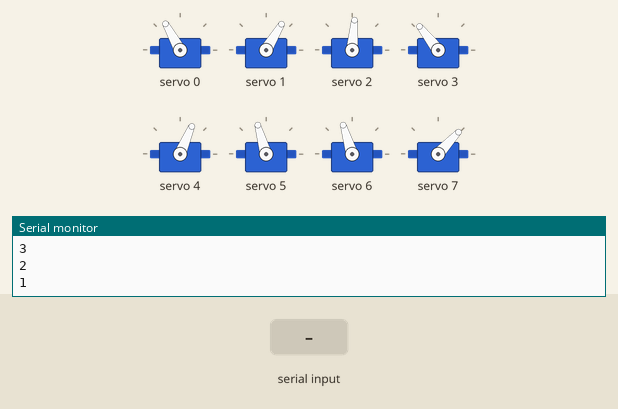
The sketch below on a simulated ESP32. Parts: 8 × servo, the last lines printed to the serial monitor. Inputs (shaded band) come from the test bench.

Above: at 12.2 s.
12.3 s: "2" received over Serial
At 12.86 s:
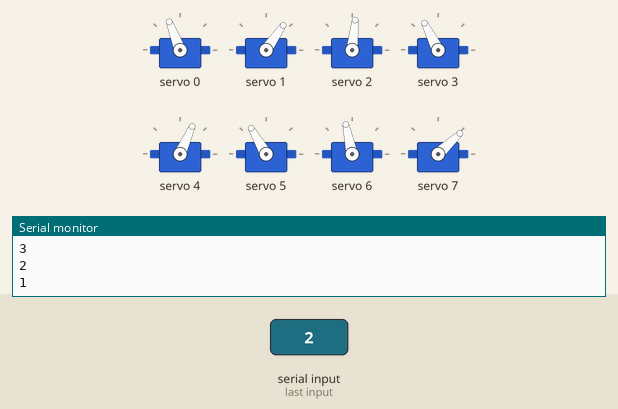
At 13.36 s:
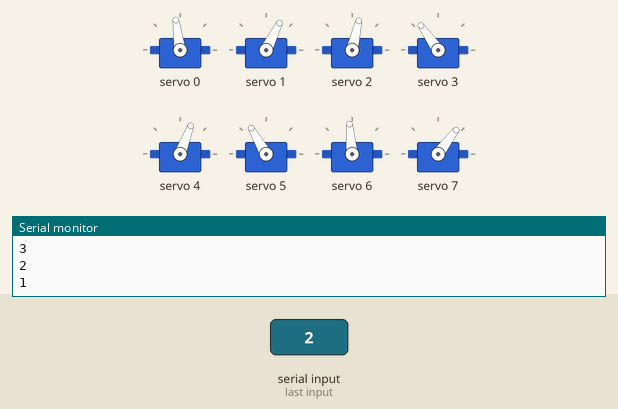
15.3 s: "1" received over Serial
18.3 s: "0" received over Serial
At 19.0 s:
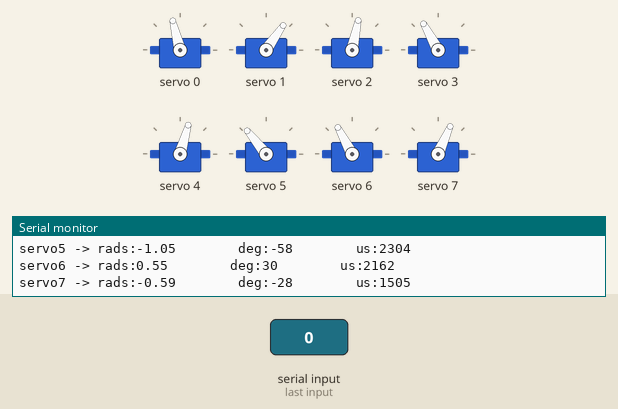
Timing chart, 0 to 21.3 s (numbered marks = the images above; inputs shaded):
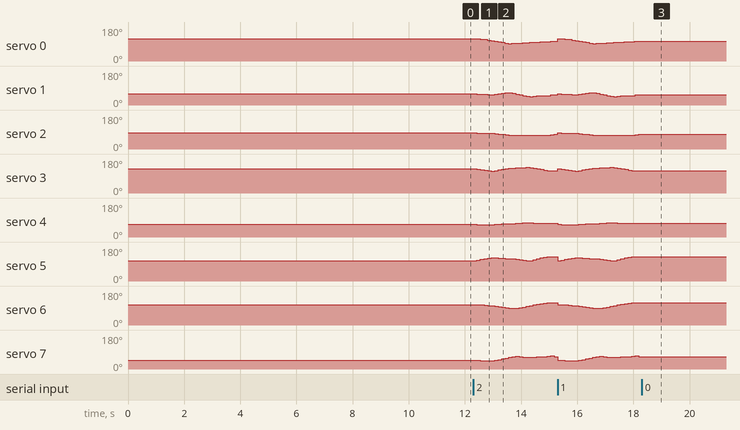

The sketch:

3D_SS_58.ino
```cpp
// HOW TO:
// ------------------------------
// Serial input = 2 -> Steps through gait sequence once and stops at the end.
// Serial input = 1 -> Steps through gait sequence in a loop.
// Serial input = 0 -> Stops infinite loop at the node where it is at that moment

//Gait template
#include <Wire.h>
#include <Adafruit_PWMServoDriver.h>

Adafruit_PWMServoDriver pca9685 = Adafruit_PWMServoDriver();

#define SERVO_FREQ 300
#define SER0 0 //Hip 1
#define SER1 1 //Knee 1
#define SER2 2 //Hip 2
#define SER3 3 //Knee 2
#define SER4 4 //Hip 3
#define SER5 5 //Knee 3
#define SER6 6 //Hip 4
#define SER7 7 //Knee 4

// Insert servo angles here:
// For 3D gaits, these angles are obtained from linearisation.py
// For 2D gaits, these angles are obtained from 2D_trajectory_reader.py
float SS_servo0[] = {-0.62223548, -0.61702867, -0.55519717, -0.49194158, -0.42786028, -0.35672325, -0.27671051, -0.19584169, -0.11458248, -0.03306795,  0.06301603,  0.03296182, -0.00982665, -0.04421177, -0.07363937, -0.10152155, -0.12593319, -0.15014119, -0.17370575, -0.19598594, -0.21676535, -0.24184006, -0.25324225, -0.25485616, -0.25547315, -0.25466972, -0.25340176, -0.26430709, -0.30200211, -0.34472224, -0.38829283, -0.43041705, -0.46466224, -0.48641994, -0.49972377, -0.51500532, -0.53383448, -0.55271677, -0.55421964, -0.55335185, -0.55267056, -0.54920929, -0.54933787, -0.57586446, -0.59722806};
float SS_servo1[] = {0.69751369, 0.73252916, 0.74992496, 0.76740478, 0.78402391, 0.78308556, 0.74692337, 0.68896771, 0.61072137, 0.55586681, 0.54686721, 0.62793741, 0.72545502, 0.83173548, 0.92650877, 1.00177014, 1.02973219, 1.01127041, 0.97341669, 0.93713984, 0.90322295, 0.89743877, 0.85511641, 0.78874014, 0.71592233, 0.64284296, 0.57166137, 0.54116577, 0.6067382 , 0.69232424, 0.77299761, 0.8361752 , 0.87613594, 0.91090046, 0.92814684, 0.95084501, 0.97541286, 0.98642464, 0.92431532, 0.8499509 , 0.77605484, 0.69686262, 0.63532186, 0.65493279, 0.66296023};
float SS_servo2[] = {-0.24248612, -0.24952204, -0.25304959, -0.25843625, -0.2615022 , -0.2751793 , -0.31876247, -0.36815857, -0.42042206, -0.47193904, -0.51530183, -0.53281713, -0.53840795, -0.54058171, -0.54638271, -0.55323597, -0.5569573 , -0.55115641, -0.54597472, -0.5325492 , -0.51819462, -0.50927631, -0.46526347, -0.39681452, -0.33091506, -0.26355741, -0.19667679, -0.11945901, -0.03854751,  0.04250223,  0.10836729,  0.09863921,  0.08535751,  0.09511302,  0.05582599,  0.01927036, -0.01411977, -0.04834987, -0.07239656, -0.09266455, -0.11280911, -0.13335624, -0.156085  , -0.18898688, -0.22772065};
float SS_servo3[] = {0.77675948, 0.73445112, 0.65822292, 0.58334663, 0.50734754, 0.47415706, 0.5332082 , 0.61743209, 0.71479681, 0.80590438, 0.87714129, 0.88855569, 0.89818983, 0.92441368, 0.95466913, 0.97323504, 0.95486255, 0.88433797, 0.8016042 , 0.70519396, 0.60892054, 0.54471933, 0.53974992, 0.55315363, 0.56879054, 0.58235693, 0.59606754, 0.59080801, 0.54202038, 0.49778719, 0.43366655, 0.44349376, 0.53174236, 0.57734211, 0.65721205, 0.73424169, 0.79810849, 0.84398114, 0.81936723, 0.78208409, 0.7449673 , 0.70746529, 0.68559304, 0.72343839, 0.77259859};
float SS_servo4[] = {0.63488669, 0.66037095, 0.66297746, 0.66249555, 0.66265563, 0.65733891, 0.63685763, 0.61874074, 0.60006512, 0.58219126, 0.56476196, 0.54429438, 0.51665454, 0.48370659, 0.44782489, 0.4272664 , 0.43688609, 0.46164647, 0.48009144, 0.50158403, 0.51305817, 0.51448671, 0.49370051, 0.46511961, 0.43880475, 0.40813685, 0.38393757, 0.35332722, 0.31619887, 0.27788799, 0.23817061, 0.19397513, 0.18243771, 0.24818319, 0.32909598, 0.41011773, 0.49080848, 0.55993913, 0.57298273, 0.57455753, 0.57638715, 0.58573622, 0.61245731, 0.61994006, 0.62545864};
float SS_servo5[] = {-0.47557164, -0.57212546, -0.6511663 , -0.72966441, -0.80771127, -0.85737214, -0.85276317, -0.83764138, -0.81130941, -0.78788788, -0.76724179, -0.74761254, -0.69662701, -0.61269299, -0.52476539, -0.4792383 , -0.52066026, -0.62586726, -0.7338733 , -0.84678779, -0.93842759, -0.99800612, -1.01876014, -1.02762278, -1.04823191, -1.06003958, -1.08529397, -1.08248698, -1.0174545 , -0.93619041, -0.85844021, -0.7857913 , -0.78266972, -0.83845233, -0.85198486, -0.85295458, -0.86265375, -0.87796999, -0.8149471 , -0.72928202, -0.64338653, -0.56794086, -0.57488254, -0.53220638, -0.4807539 };
float SS_servo6[] = { 0.33077923,  0.31677421,  0.28290828,  0.25106033,  0.21714257,  0.18088667,  0.14089753,  0.10063505,  0.05667399,  0.00619581, -0.03718384, -0.08290232, -0.0753196 ,  0.00205426,  0.08273285,  0.1632157 ,  0.23838606,  0.29999827,  0.35699416,  0.42005146,  0.49333752,  0.51848005,  0.51042789,  0.53109319,  0.54857227,  0.56387464,  0.57593006,  0.58467148,  0.56487253,  0.54482076,  0.526042  ,  0.52165823,  0.51200845,  0.47143353,  0.42320502,  0.37675596,  0.33487884,  0.31398538,  0.32131861,  0.33808363,  0.35488987,  0.36179712,  0.3633669 ,  0.34976414,  0.33732647};
float SS_servo7[] = {-0.93057961, -0.96161527, -0.97988629, -1.00901575, -1.03336856, -1.03017036, -0.97552014, -0.90078491, -0.80673775, -0.70233138, -0.59789388, -0.48879087, -0.47985363, -0.54952339, -0.58684887, -0.58859564, -0.58295112, -0.55997789, -0.5337785 , -0.51214993, -0.51543185, -0.46938985, -0.39341731, -0.49313974, -0.59300565, -0.68649748, -0.77354729, -0.84160752, -0.81743698, -0.78179599, -0.75339115, -0.76768553, -0.77831988, -0.70868328, -0.62327077, -0.53769732, -0.46517277, -0.44882777, -0.52650948, -0.63128884, -0.7361239 , -0.82698826, -0.89965142, -0.90533783, -0.91501315};

int node=0;
int first=0;
int input=0;
int end_time=0;
int time_step=120000;
int steps = sizeof(SS_servo0)/sizeof(SS_servo0[0]);
int one_print = 0;

// -------------------Joint configurations-------------------
int servo0=0;
int servo0_deg=0;
int servo1=0;
int servo1_deg=0;
int servo2=0;
int servo2_deg=0;
int servo3=0;
int servo3_deg=0;
int servo4=0;
int servo4_deg=0;
int servo5=0;
int servo5_deg=0;
int servo6=0;
int servo6_deg=0;
int servo7=0;
int servo7_deg=0;

void setup() {
  Serial.begin(115200);
  pca9685.begin();

  pca9685.setOscillatorFrequency(27000000); //Value between 24MHz and 27MHz, tuned for this setup
  pca9685.setPWMFreq(SERVO_FREQ);
  delay (1000);

  servo0_deg=SS_servo0[0]/3.14159265*180;
  servo0=map(servo0_deg,-38,90,2200,1030);
  servo1_deg=SS_servo1[0]/3.14159265*180;
  servo1=map(servo1_deg,-90,90,2600,950);
  servo2_deg=SS_servo2[0]/3.14159265*180;
  servo2=map(servo2_deg,-38,90,1510,2730);
  servo3_deg=SS_servo3[0]/3.14159265*180;
  servo3=map(servo3_deg,-90,90,1100,2700);
  servo4_deg=SS_servo4[0]/3.14159265*180;
  servo4=map(servo4_deg,-90,38,2700,1500);
  servo5_deg=SS_servo5[0]/3.14159265*180;
  servo5=map(servo5_deg,-90,90,2600,930);
  servo6_deg=SS_servo6[0]/3.14159265*180;
  servo6=map(servo6_deg,-90,38,850,2250);
  servo7_deg=SS_servo7[0]/3.14159265*180;
  servo7=map(servo7_deg,-90,90,920,2620);

  pca9685.setPWM(SER0,0,servo0);
  pca9685.setPWM(SER1,0,servo1);
  pca9685.setPWM(SER2,0,servo2);
  pca9685.setPWM(SER3,0,servo3);
  pca9685.setPWM(SER4,0,servo4);
  pca9685.setPWM(SER5,0,servo5);
  pca9685.setPWM(SER6,0,servo6);
  pca9685.setPWM(SER7,0,servo7);

  Serial.print("Node:");
  Serial.println(node);
  Serial.print("servo0 -> rads:");
  Serial.print(SS_servo0[node]);
  Serial.print("        deg:");
  Serial.print(servo0_deg);
  Serial.print("        us:");
  Serial.println(servo0);
  Serial.print("servo1 -> rads:");
  Serial.print(SS_servo1[node]);
  Serial.print("        deg:");
  Serial.print(servo1_deg);
  Serial.print("        us:");
  Serial.println(servo1);
  Serial.print("servo2 -> rads:");
  Serial.print(SS_servo2[node]);
  Serial.print("        deg:");
  Serial.print(servo2_deg);
  Serial.print("        us:");
  Serial.println(servo2);
  Serial.print("servo3 -> rads:");
  Serial.print(SS_servo3[node]);
  Serial.print("        deg:");
  Serial.print(servo3_deg);
  Serial.print("        us:");
  Serial.println(servo3);
  Serial.print("servo4 -> rads:");
  Serial.print(SS_servo4[node]);
  Serial.print("        deg:");
  Serial.print(servo4_deg);
  Serial.print("        us:");
  Serial.println(servo4);
  Serial.print("servo5 -> rads:");
  Serial.print(SS_servo5[node]);
  Serial.print("        deg:");
  Serial.print(servo5_deg);
  Serial.print("        us:");
  Serial.println(servo5);
  Serial.print("servo6 -> rads:");
  Serial.print(SS_servo6[node]);
  Serial.print("        deg:");
  Serial.print(servo6_deg);
  Serial.print("        us:");
  Serial.println(servo6);
  Serial.print("servo7 -> rads:");
  Serial.print(SS_servo7[node]);
  Serial.print("        deg:");
  Serial.print(servo7_deg);
  Serial.print("        us:");
  Serial.println(servo7);

  Serial.println("10");
  delay(1000);
  Serial.println("9");
  delay(1000);
  Serial.println("8");
  delay(1000);
  Serial.println("7");
  delay(1000);
  Serial.println("6");
  delay(1000);
  Serial.println("5");
  delay(1000);
  Serial.println("4");
  delay(1000);
  Serial.println("3");
  delay(1000);
  Serial.println("2");
  delay(1000);
  Serial.println("1");
  delay(1000);

}

void loop()
{
  if(Serial.available()>0)
  {
    first=Serial.read();
    if(first=='2')
    {
      input=2;
      node=0;
      one_print=1;
    }
    if(first=='1')
    {
      input=1;
      node=0;
      one_print=1;
    }
    if(first=='0')
    {
      input=0;
    }
  }
  if(input==1 or input==2)
  {
      if(esp_timer_get_time()>=end_time)
      {
        servo0_deg=SS_servo0[node]/3.14159265*180;
        servo0=map(servo0_deg,-38,90,2200,1030);
        servo1_deg=SS_servo1[node]/3.14159265*180;
        servo1=map(servo1_deg,-90,90,2600,950);
        servo2_deg=SS_servo2[node]/3.14159265*180;
        servo2=map(servo2_deg,-38,90,1510,2730);
        servo3_deg=SS_servo3[node]/3.14159265*180;
        servo3=map(servo3_deg,-90,90,1100,2700);
        servo4_deg=SS_servo4[node]/3.14159265*180;
        servo4=map(servo4_deg,-90,38,2700,1500);
        servo5_deg=SS_servo5[node]/3.14159265*180;
        servo5=map(servo5_deg,-90,90,2600,930);
        servo6_deg=SS_servo6[node]/3.14159265*180;
        servo6=map(servo6_deg,-90,38,850,2250);
        servo7_deg=SS_servo7[node]/3.14159265*180;
        servo7=map(servo7_deg,-90,90,920,2620);

        pca9685.setPWM(SER0,0,servo0);
        pca9685.setPWM(SER1,0,servo1);
        pca9685.setPWM(SER2,0,servo2);
        pca9685.setPWM(SER3,0,servo3);
        pca9685.setPWM(SER4,0,servo4);
        pca9685.setPWM(SER5,0,servo5);
        pca9685.setPWM(SER6,0,servo6);
        pca9685.setPWM(SER7,0,servo7);

        node+=1;
        if(node>=steps and input==1)
        {
          Serial.print("Input:");
          Serial.println(input);
          node=0;
        }
        if(node>=steps and input==2)
        {
          Serial.print("Input:");
          Serial.println(input);
          input=0;
        }
         end_time=esp_timer_get_time()+time_step;
      }
   }

  if(input == 0)
  {
        pca9685.setPWM(SER0,0,servo0);
        pca9685.setPWM(SER1,0,servo1);
        pca9685.setPWM(SER2,0,servo2);
        pca9685.setPWM(SER3,0,servo3);
        pca9685.setPWM(SER4,0,servo4);
        pca9685.setPWM(SER5,0,servo5);
        pca9685.setPWM(SER6,0,servo6);
        pca9685.setPWM(SER7,0,servo7);

        if(one_print==1)
        {
          Serial.print("Input:");
          Serial.println(input);
          Serial.print("Node:");
          Serial.println(node);
          Serial.print("servo0 -> rads:");
          Serial.print(SS_servo0[node]);
          Serial.print("        deg:");
          Serial.print(servo0_deg);
          Serial.print("        us:");
          Serial.println(servo0);
          Serial.print("servo1 -> rads:");
          Serial.print(SS_servo1[node]);
          Serial.print("        deg:");
          Serial.print(servo1_deg);
          Serial.print("        us:");
          Serial.println(servo1);
          Serial.print("servo2 -> rads:");
          Serial.print(SS_servo2[node]);
          Serial.print("        deg:");
          Serial.print(servo2_deg);
          Serial.print("        us:");
          Serial.println(servo2);
          Serial.print("servo3 -> rads:");
          Serial.print(SS_servo3[node]);
          Serial.print("        deg:");
          Serial.print(servo3_deg);
          Serial.print("        us:");
          Serial.println(servo3);
          Serial.print("servo4 -> rads:");
          Serial.print(SS_servo4[node]);
          Serial.print("        deg:");
          Serial.print(servo4_deg);
          Serial.print("        us:");
          Serial.println(servo4);
          Serial.print("servo5 -> rads:");
          Serial.print(SS_servo5[node]);
          Serial.print("        deg:");
          Serial.print(servo5_deg);
          Serial.print("        us:");
          Serial.println(servo5);
          Serial.print("servo6 -> rads:");
          Serial.print(SS_servo6[node]);
          Serial.print("        deg:");
          Serial.print(servo6_deg);
          Serial.print("        us:");
          Serial.println(servo6);
          Serial.print("servo7 -> rads:");
          Serial.print(SS_servo7[node]);
          Serial.print("        deg:");
          Serial.print(servo7_deg);
          Serial.print("        us:");
          Serial.println(servo7);
          one_print=0;
        }

  }
}
```

Measured:
- after the input at 12.3 s, servo 0: 119° → 116° after 0.25 s, → 114° 0.13 s later, → 111° 0.13 s later, → 108° 0.13 s later, … (19 changes in this stretch); servo 1: 59° → 58° after 0.13 s, → 57° 0.13 s later, → 56° 0.13 s later, → 55° 0.13 s later, … (20 changes in this stretch)
- after the input at 18.3 s, servo 0: stops changing and stays 104°; servo 1: stops changing and stays 55°; servo 2: stops changing and stays 78°; servo 3: stops changing and stays 119°; servo 4: stops changing and stays 74°
